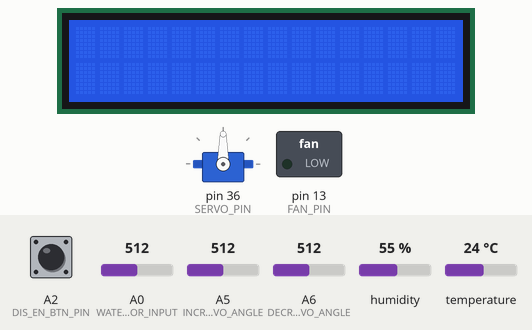
Recording of a sketch running on a simulated Arduino Mega 2560, built with avr-gcc and run on an emulated ATmega2560. Shown: 16×2 character LCD, servo, switched loads named in the sketch (green lamp = pin HIGH). The test bench sets the inputs (shaded band); at power-on: A2 (DIS_EN_BTN_PIN) LOW, temperature 24 °C, humidity 55 %, A0 (WATER_SENSOR_INPUT) = 512, A5 (INCREMENT_SERVO_ANGLE) = 512, A6 (DECREMENT_SERVO_ANGLE) = 512. The local clock reads 2024-03-15 10:24:30 at power-on unless the sketch sets it; what the sketch prints to the serial monitor is not drawn.

Above: at 1.2 s.
1.3 s: A2 (DIS_EN_BTN_PIN) pulled HIGH for 1.2 s
At 4.9 s:
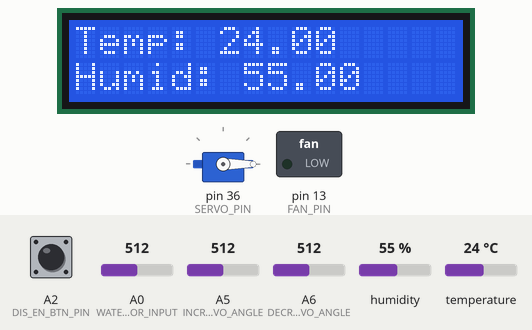
5.7 s: temperature set to 28 °C
At 6.8 s:
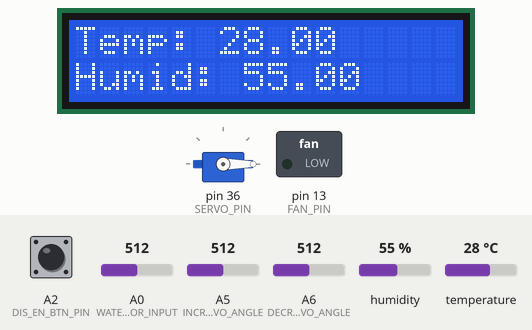
9.7 s: humidity set to 22 %
At 12.9 s:
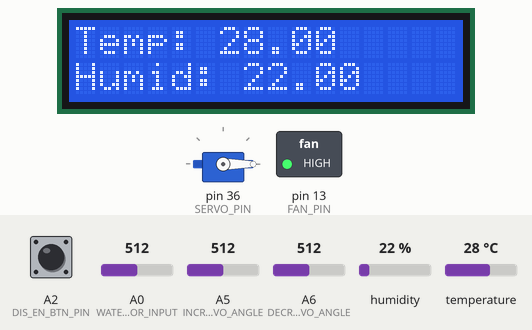
17.7 s: temperature set to 12 °C
At 20.2 s:
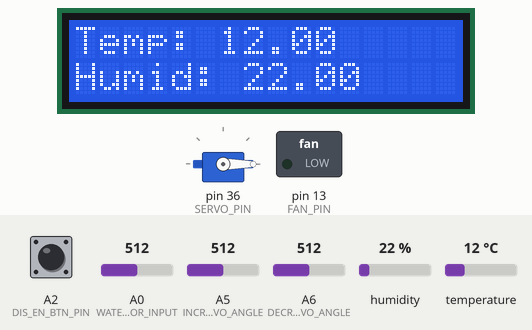
21.1 s: humidity set to 40 %
At 22.9 s:
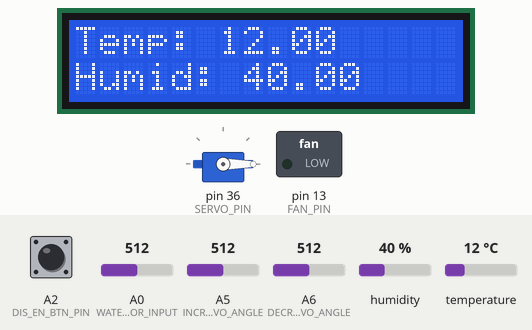
Timing chart, 0 to 24.2 s (numbered marks = the images above; inputs shaded):
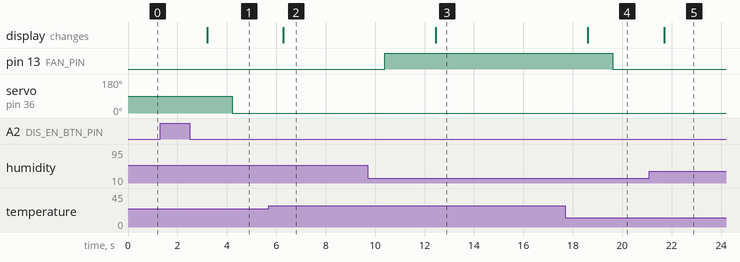

The sketch:

swamp_cooler.ino
```cpp
/**************************************************************************************************************************************
FILENAME: swamp_cooler.ino
AUTHOR: Samuel Lehman, Gordan Tan
DATE: 12/5/2021
DESCRIPTION: code for a swamp cooler CPE 301
**************************************************************************************************************************************/
// for lcd1602
#include <LiquidCrystal.h>

// for motor
#include <Servo.h>

// for dth11
#include <DHT.h>

// for rDS1307 RTC (real time rtc)
#include <RTClib.h>

// prototypes
void displayHumidTemp();
void checkWaterLevel();
int getState();
void disabled_state();
void idle_state();
void error_state();
void running_state();
void clearLEDS();
void getButtonPushed();
unsigned int adc_read(unsigned char);
void setServoPos();
void fanSpeedController(int);

// definitions
#define DHT_IPIN A1
#define WATER_SENSOR_INPUT A0
#define WATER_LEVEL_THRESHOLD 100
#define TEMP_HIGH_THRESHOLD 25
#define DIS_EN_BTN_PIN A2
#define YELLOW_LED_PIN 9
#define GREEN_LED_PIN 8
#define RED_LED_PIN 7
#define BLUE_LED_PIN 6
#define INCREMENT_SERVO_ANGLE A5
#define DECREMENT_SERVO_ANGLE A6
#define SERVO_PIN 36
#define FAN_SPEED 255
#define FAN_PIN 13

// global variables
int servoPos;
// 0 means disabled, 1 means enabled. by default system should be disabled
int dis_en_btn_state;
float h;
float t;
int waterLevel;
int state;
DateTime now;

// creates object lcd(pins)
const int rs = 12, en = 11, d4 = 5, d5 = 4, d6 = 3, d7 = 2;
LiquidCrystal lcd(rs, en, d4, d5, d6, d7);
DHT dht(DHT_IPIN, DHT11);
Servo myServo;
RTC_DS1307 rtc;

void setup()
{
  Serial.begin(9600);
  lcd.begin(16, 2);
  dht.begin();
  myServo.attach(SERVO_PIN);
  servoPos = 0;
  dis_en_btn_state = 0;
  rtc.begin();
  if (!rtc.isrunning())
  {
    rtc.adjust(DateTime(F(__DATE__), F(__TIME__)));
  }
}

void loop()
{
  waterLevel = analogRead(WATER_SENSOR_INPUT);
  int tempState;

  state = getState();
  if (dis_en_btn_state == 1)
  {
    clearLEDS();
    do
    {
      tempState = getState();
      switch (state)
      {
      case 0:
        error_state();
        break;
      case 1:
        running_state();
        break;
      case 2:
        idle_state();
        break;
      default:
        break;
      }
      delay(2000);
    } while (dis_en_btn_state == 1 && tempState == state);
    clearLEDS();
  }
  else if (dis_en_btn_state == 0)
  {
    disabled_state();
    delay(2000);
  }
}

void displayHumidTemp()
{
  h = dht.readHumidity();
  t = dht.readTemperature();
  dht.read(DHT_IPIN);
  lcd.setCursor(0, 0);
  lcd.print("Temp: ");
  lcd.print(t);
  lcd.setCursor(0, 1);
  lcd.print("Humid: ");
  lcd.print(h);
  Serial.print("\n");
  Serial.print(t);
  delay(500);
}

void checkWaterLevel()
{
  if (waterLevel < WATER_LEVEL_THRESHOLD)
  {
    Serial.print("\n");
    Serial.print("WARNING: Water level low");
    Serial.print("\t");
    Serial.print("Current level: ");
    Serial.print(waterLevel, DEC);
    Serial.print("\n");
  }
  delay(500);
}

int getState()
{
  waterLevel = analogRead(WATER_SENSOR_INPUT);
  t = dht.readTemperature();
  dht.read(DHT_IPIN);
  getButtonPushed();
  if (dis_en_btn_state == 0)
  {
    return 3;
  }
  else if (waterLevel > WATER_LEVEL_THRESHOLD && t > TEMP_HIGH_THRESHOLD)
  {
    // running
    return 1;
  }
  else if (waterLevel > WATER_LEVEL_THRESHOLD && t < TEMP_HIGH_THRESHOLD)
  {
    // idle
    return 2;
  }
  else
  {
    // error
    return 0;
  }
}

/* States */
void disabled_state()
{
  digitalWrite(YELLOW_LED_PIN, HIGH);
  fanSpeedController(0);
  getButtonPushed();
}

void idle_state()
{
  digitalWrite(GREEN_LED_PIN, HIGH);
  displayHumidTemp();
  checkWaterLevel();
  setServoPos();
  fanSpeedController(0);
  getButtonPushed();
}

void error_state()
{
  digitalWrite(RED_LED_PIN, HIGH);
  displayHumidTemp();
  checkWaterLevel();
  setServoPos();
  fanSpeedController(0);
  getButtonPushed();
}

void running_state()
{
  digitalWrite(BLUE_LED_PIN, HIGH);
  displayHumidTemp();
  checkWaterLevel();
  setServoPos();
  fanSpeedController(1);
  getButtonPushed();
}

void clearLEDS()
{
  digitalWrite(RED_LED_PIN, LOW);
  digitalWrite(GREEN_LED_PIN, LOW);
  digitalWrite(BLUE_LED_PIN, LOW);
  digitalWrite(YELLOW_LED_PIN, LOW);
}

void fanSpeedController(int enable)
{
  if (enable)
  {

    t = dht.readTemperature();
    if (t > TEMP_HIGH_THRESHOLD)
    {
      analogWrite(FAN_PIN, FAN_SPEED);
    }
    else if (t < TEMP_HIGH_THRESHOLD)
    {
      analogWrite(FAN_PIN, 0);
    }
  }
  else
  {
    analogWrite(FAN_PIN, 0);
  }
}

void getButtonPushed()
{
  int btnPushed = digitalRead(DIS_EN_BTN_PIN);
  if (btnPushed == HIGH && dis_en_btn_state == 1)
  {
    dis_en_btn_state = 0;
    printTime();
    delay(1000);
  }
  else if (btnPushed == HIGH && dis_en_btn_state == 0)
  {
    dis_en_btn_state = 1;
    printTime();
    delay(1000);
  }
}

void setServoPos()
{
  int incBtn = analogRead(INCREMENT_SERVO_ANGLE);
  int decBtn = analogRead(DECREMENT_SERVO_ANGLE);
  if (incBtn == HIGH)
  {
    if (servoPos < 180)
      servoPos++;
  }
  if (decBtn == HIGH)
  {
    if (servoPos > 0)
      servoPos--;
  }
  myServo.write(servoPos);
}

void printTime()
{
  DateTime now = rtc.now();
  if (dis_en_btn_state == 1)
  {
    Serial.print("\n");
    Serial.print("Enabled: (");
    Serial.print(now.year(), DEC);
    Serial.print('/');
    Serial.print(now.month(), DEC);
    Serial.print('/');
    Serial.print(now.day(), DEC);
    Serial.print(") ");
    Serial.print(now.hour(), DEC);
    Serial.print(':');
    Serial.print(now.minute(), DEC);
    Serial.print(':');
    Serial.print(now.second(), DEC);
    Serial.println();
  }
  else if (dis_en_btn_state == 0)
  {
    Serial.print("\n");
    Serial.print("Disabled: (");
    Serial.print(now.year(), DEC);
    Serial.print('/');
    Serial.print(now.month(), DEC);
    Serial.print('/');
    Serial.print(now.day(), DEC);
    Serial.print(") ");
    Serial.print(now.hour(), DEC);
    Serial.print(':');
    Serial.print(now.minute(), DEC);
    Serial.print(':');
    Serial.print(now.second(), DEC);
    Serial.println();
  }
}
```

Measured:
- after the input at 1.3 s, servo on pin 36 (SERVO_PIN): 90° → 0° after 2.9 s; the display: changes after 1.9 s (image 1)
- after the input at 5.7 s, the display: changes after 0.59 s (image 2)
- after the input at 9.7 s, the display: changes after 2.8 s (image 3)
- after the input at 17.7 s, pin 13 (FAN_PIN): HIGH → LOW after 1.9 s; the display: changes after 0.91 s (image 4)
- after the input at 21.1 s, the display: changes after 0.61 s (image 5)
